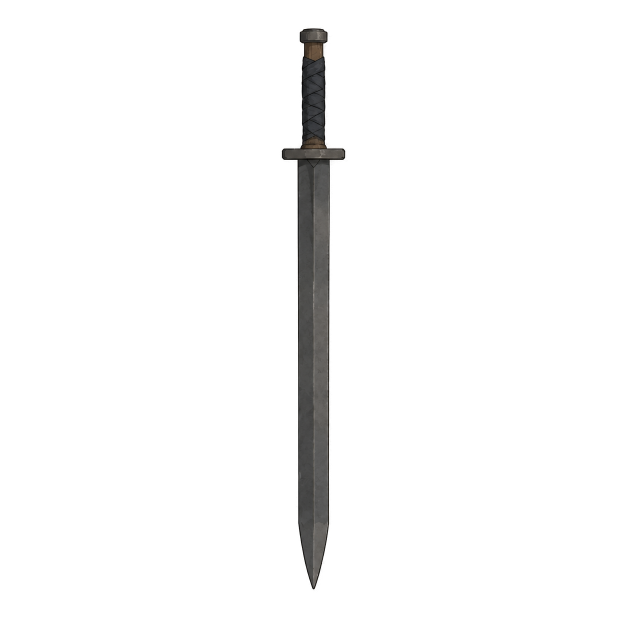
#> input picture assets/effects/player_sword.png, 1254 x 1254 px (shown at 1/2 size)
$ python -i mat_icon_plate.py   (imports and definitions only)
#> lines starting #> are read from the running program, lines starting #| are printed output that depends on the picture; after the words box and inside, x2 and y2 are one past the last pixel; in counts of white or black regions, pixels touching at a corner belong together
#> further down, picture is the input picture: PIL image 1254x1254 RGBA; mean R, G, B, A 3.3, 3.2, 3.1, 10.4
#!/usr/bin/env python
# -*- coding: utf-8 -*-
"""执烛那 13 张「带深蓝圆角底板」图标的抠图工具，两条路。

【结论】底板是手绘的、影/墨物件和底板在同一个深蓝域 —— **像素算法抠不干净**，
最后靠「图生图只换背景成洋红 → 键色收片」解决。四轮算法的失败数字留在下面，别再来一遍。

路线 A `matte()`（暖色物件可用，本次只有 `tr_zhizhu_ling.png` 走这条：83.5%→54.1%、0 漏洞）：
  1) 靠边一圈拟合二次多项式 + 径向项（牌心有辉光，纯 xy 多项式拟合不出来）；
  2) 粗轮廓内部挖空，只留实测底板像素，在 1/8 网格解 Laplace（Jacobi 松弛）重建牌面；
  3) **σ=1.2px 模糊后才比色**：纸纹被平均掉（残差 ~0.3），物件的大尺度色差留着；
  4) 阈值按本图底板带残差分位数现算；背景只从四边灌入（物件暗芯不被打穿）；
  5) alpha = 掩膜高斯羽化。**不能**把色距 ramp 也乘进 alpha —— 底板像素会拿到 ~89 的半透明，
     浅底上一铺就是一个灰方块（烛泪坠实测 alpha 加权 40.2% / 实心 13.6%）。
  已实测**不成立**的三条判据：滞后双阈值（烛泪坠 80.1% 全留）、纹理（底板局部高频 p90=36
  > 刀身暗侧中位 12.1，噪声尾部盖过笔触）、轮廓当墙（加与不加数字一模一样，暗刀身到牌面是渐变）。

路线 B `--key`（其余 12 张走这条，全部一次通过）：
  图生图只换背景 → `vibe_images/icon_<名>_key_*.png` → `key_magenta()` 键色收片。
  两个必须的做法（都是量出来的，见 docs/执烛待生成美术_提示词.md §9）：
   - **颜色从最近实心像素搬，不反解**：反解 `观测=真色×(1-k)+键色×k` 在冷银/白热边上过冲偏绿，
     照骨/投晷/缚影的羽化带 36~40% 偏绿（实心区 0.00%）；搬色后 2~13%。
   - **去紫偏**：模型会顺键色把墨迹画成紫罗兰（踏灯可见区中位 (40,21,60)，原设计蓝黑）。
     判据取「r 和 b **同时**高于 g」那部分一起减 —— 暖铜/皮肤/纯蓝墨都不满足，不受影响。

用法：
  python tools/mat_icon_plate.py                      # 路线 A 预览（装备那批）
  python tools/mat_icon_plate.py --all --write        # 路线 A 真改（先备份）
  python tools/mat_icon_plate.py --key --all          # 路线 B 预览键色重出件
  python tools/mat_icon_plate.py --key --all --write  # 路线 B 落盘
"""
import argparse
import glob
import os
import shutil

import numpy as np
from PIL import Image
from scipy import ndimage

ROOT = os.path.dirname(os.path.dirname(os.path.abspath(__file__)))
ICON = os.path.join(ROOT, "assets", "ui", "icon")

# 用户点名的「装备/材料」那批
EQUIP = [
    "equip_changye_ren.png", "equip_zhului_zhui.png", "mat_zhaoying_zhulei.png",
    "soul_zhizhu.png", "tr_zhizhu_ling.png",
]
# 同一批出图的功法图标，底板一模一样
SKILLS = [
    "skill_shadow_cut.png", "skill_shadow_reach.png", "skill_shadow_bind.png",
    "skill_shadow_step.png", "skill_shadow_dim.png", "skill_shadow_beam.png",
    "skill_shadow_split.png", "skill_shadow_longnight.png", "skill_shadow_lamp.png",
]

BLUR = 1.2          # 比色前的平滑半径：要大到吃掉纸纹，小到不糊掉物件轮廓
KEY_SPAN = 150.0    # 自动键色的软过渡跨度（欧氏距离单位），越大边缘越软
COARSE = 8          # 底板重建的粗网格倍率
JACOBI = 900        # Laplace 松弛轮数
RIM_ERODE = 4       # 圆角牌四边斜口高光带宽度（像素），按牌形硬切
FEATHER = 1.1       # 掩膜羽化半径：给 2~3px 软边，不留锯齿
CLOS = 7            # 剪影闭运算半径：深色物件的中调常被判成牌色，缺口要能自己封回去
WALL_K = 1.6        # 边缘墙阈值 = 牌面自身梯度 p99.5 × 这个倍数
HF_SIGMA = 1.6      # 高频提取：原图减去这个半径的高斯，只留笔触/颗粒这一层
HF_BOX = 7          # 局部高频能量的统计窗口
TEX_K = 1.4         # 纹理阈值 = 底板带局部高频 p97 × 这个倍数


def _poly_basis(gx, gy, w, h, cx, cy):
    """二次渐层 + 到牌心的径向项：牌面中心有一圈辉光（vignette），只用 xy 多项式拟合不出来。"""
    nx = gx / (w - 1.0)
    ny = gy / (h - 1.0)
    r = np.sqrt((gx - cx) ** 2 + (gy - cy) ** 2) / (0.5 * (w + h))
    return np.stack([np.ones_like(nx), nx, ny, nx * nx, ny * ny, nx * ny,
                     r, r * r, r * r * r], axis=2)


def _border_band(opaque):
    """实心外接框的最外一圈 —— 确定只有底板，没有物件。"""
    ys, xs = np.where(opaque)
    cx = (xs.min() + xs.max()) * 0.5
    cy = (ys.min() + ys.max()) * 0.5
    d = np.maximum(np.abs(xs - cx), np.abs(ys - cy))
    band = np.zeros(opaque.shape, bool)
    band[ys[d >= np.quantile(d, 0.82)], xs[d >= np.quantile(d, 0.82)]] = True
    return band


def _plate_poly(a_s, band):
    """在平滑图上迭代拟合底板渐层（剔除被物件污染的样本）。"""
    h, w = a_s.shape[:2]
    gy, gx = np.mgrid[0:h, 0:w]
    ys, xs = np.where(band)
    cx = (xs.min() + xs.max()) * 0.5
    cy = (ys.min() + ys.max()) * 0.5
    f_all = _poly_basis(gx, gy, w, h, cx, cy)
    sel = np.ones(len(xs), bool)
    rgb = a_s[ys, xs, :3].astype(np.float64)
    coef = None
    for _ in range(4):
        coef, *_ = np.linalg.lstsq(f_all[ys[sel], xs[sel]], rgb[sel], rcond=None)
        res = np.sqrt(((rgb - f_all[ys, xs] @ coef) ** 2).sum(1))
        sel = res <= np.quantile(res, 0.70)
    return np.einsum("ijk,kl->ijl", f_all, coef)


def _harmonic_fill(vals, known, coarse=COARSE, iters=JACOBI):
    """用 known 处的实测值在 1/coarse 网格上解 Laplace，把 unknown 补成平滑渐层。"""
    h, w = vals.shape[:2]
    ch, cw = (h + coarse - 1) // coarse, (w + coarse - 1) // coarse
    out = np.zeros((ch, cw, 3), np.float64)
    km = known.reshape(ch, coarse, cw, coarse)
    for c in range(3):
        v = vals[..., c].astype(np.float64)
        pm = km.mean(axis=(1, 3))
        num = (v * known).reshape(ch, coarse, cw, coarse).sum(axis=(1, 3))
        avg = num / np.maximum(pm * coarse * coarse, 1e-9)
        valid = pm > 0.30
        g = np.where(valid, avg, 0.0)
        for _ in range(iters):
            p = np.pad(g, 1, mode="edge")
            nb = (p[:-2, 1:-1] + p[2:, 1:-1] + p[1:-1, :-2] + p[1:-1, 2:]) * 0.25
            g = np.where(valid, avg, nb)
        out[..., c] = g
    big = np.stack([ndimage.zoom(out[..., c], (coarse, coarse), order=1, mode="nearest")
                    for c in range(3)], axis=2)
    return big[:h, :w]


# [7 lines left out: function _flood_from_border, not called in this run]


# 逐张阈值倍数：底板噪声/辉光每张不同，统一倍数会在某几张上留牌雾或啃掉物件。
# 数值由 --lo 扫描 + 实心/alpha 加权占比与肉眼对照共同定的，见 docs/执烛待生成美术_提示词.md §9。
KLO = {}


# [4 lines left out: function _klo, not called in this run]


def _disk(r):
    y, x = np.ogrid[-r:r + 1, -r:r + 1]
    return (x * x + y * y) <= r * r


def matte(img, k_lo=1.0, clos=CLOS):
#> called with k_lo = 1, clos = 7
    a = np.asarray(img.convert("RGBA"), dtype=np.uint8)
    h, w = a.shape[:2]
#> h = 1254; w = 1254
    alpha = a[..., 3]
    opaque = alpha > 200
#> opaque: shape (1254, 1254) bool; 4% white; 1 white region, box (x1, y1, x2, y2) and area: (564, 57, 690, 1178) 63033
    if opaque.sum() < 400:
        return a.copy(), 0.0, 0.0, 0.0
    a_s = ndimage.gaussian_filter(a[..., :3].astype(np.float64), (BLUR, BLUR, 0))
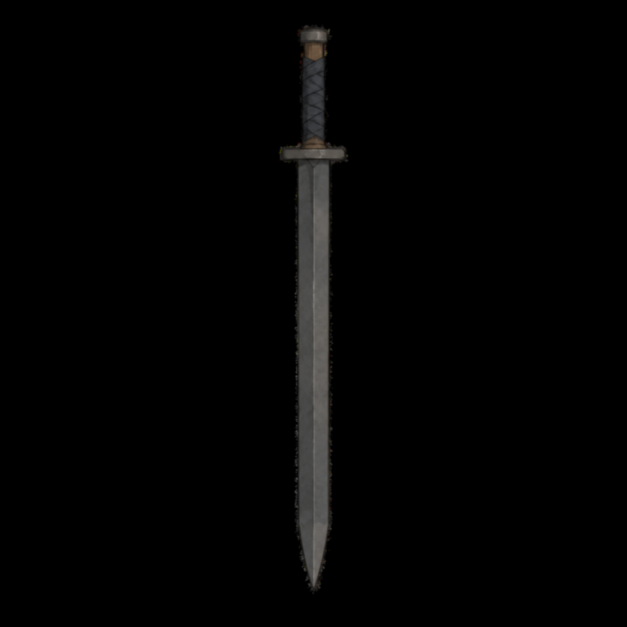
#> a_s: shape (1254, 1254, 3) float64 (shown at 1/2 size); mean R, G, B 3.3, 3.2, 3.1

    band = _border_band(opaque)
#> in _border_band, `cx = (xs.min() + xs.max()) * 0.5`: cx = 626.5
#> in _border_band, `cy = (ys.min() + ys.max()) * 0.5`: cy = 617
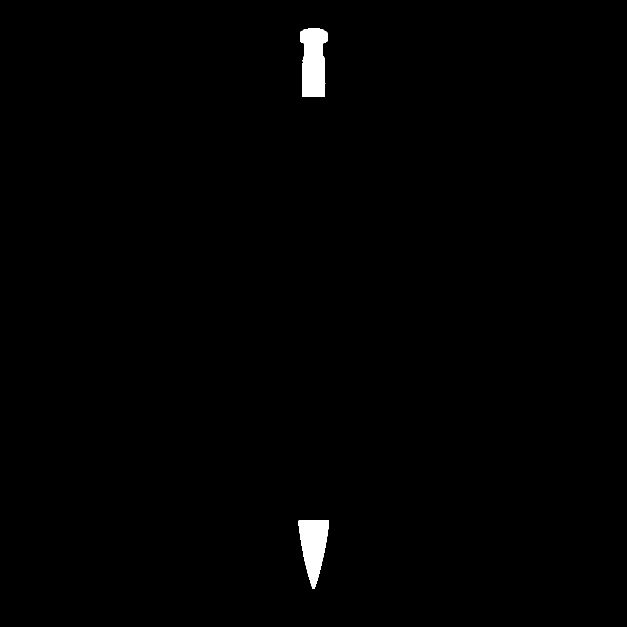
#> band: shape (1254, 1254) bool (shown at 1/2 size); 0.72% white; 2 white regions, box (x1, y1, x2, y2) and area: (600, 57, 655, 194) 6156, (597, 1041, 658, 1178) 5240
    rough = _plate_poly(a_s, band)
#> in _plate_poly, `ys, xs = np.where(band)`: ys = 11396 values from 57 to 1177; xs = 11396 values, max 657 at index 6216, min 597 at index 6156, mean 626.7
#> in _plate_poly, `cx = (xs.min() + xs.max()) * 0.5`: cx = 627
#> in _plate_poly, `cy = (ys.min() + ys.max()) * 0.5`: cy = 617
#> in _poly_basis, `nx = gx / (w - 1.0)`:
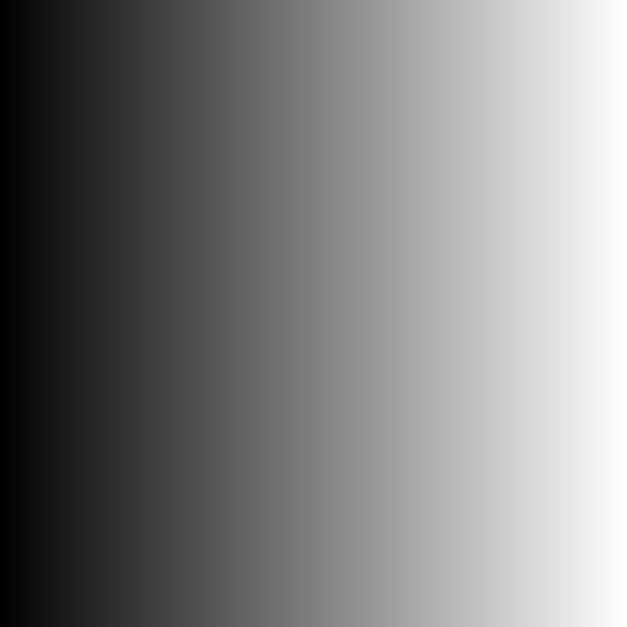
#> nx: shape (1254, 1254) float64 (shown at 1/2 size); min 0, max 1, mean 0.5
#> in _poly_basis, `ny = gy / (h - 1.0)`:
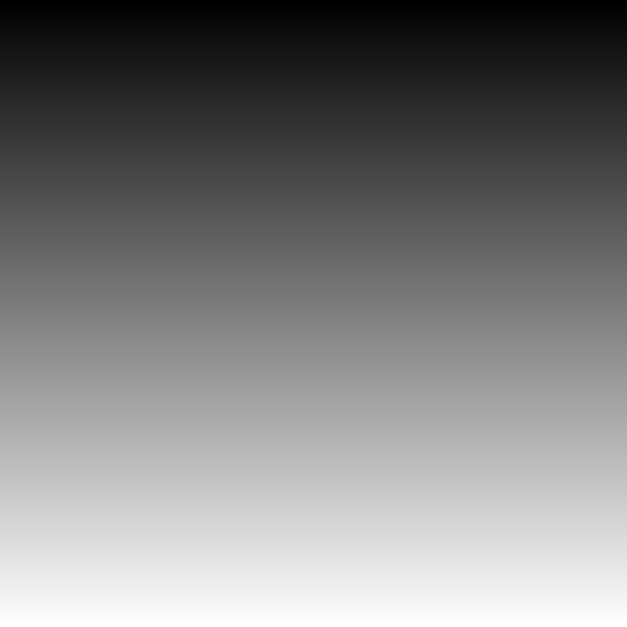
#> ny: shape (1254, 1254) float64 (shown at 1/2 size); min 0, max 1, mean 0.5
#> in _poly_basis, `r = np.sqrt((gx - cx) ** 2 + (gy - cy) ** 2) / (0.5 * (w + h))`:
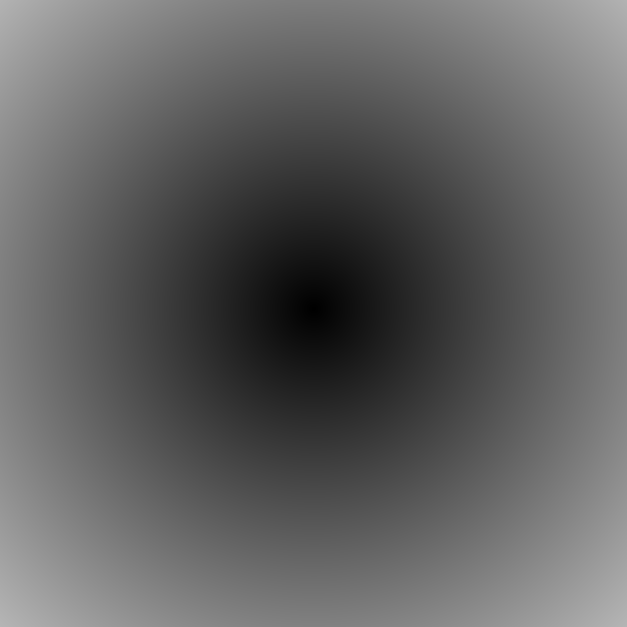
#> r: shape (1254, 1254) float64 (shown at 1/2 size); min 0, max 0.712, mean 0.383

    def dist(m):
        return np.sqrt(((a_s - m) ** 2).sum(axis=2)) / (17.32 * np.sqrt(BLUR * 2 + 1))
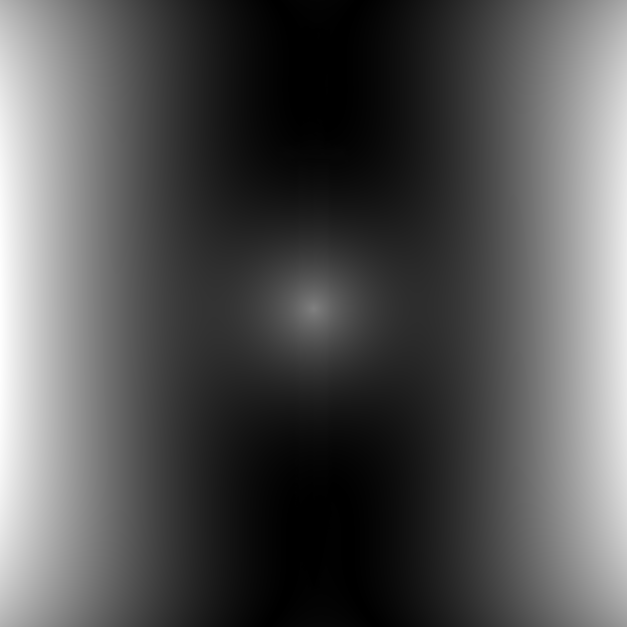
#> returned value: shape (1254, 1254) float64 (shown at 1/2 size); min 0.00873, max 660.6, mean 218; drawn with min black and max white

    # --- 1) 粗轮廓 → 底板重建
    d0 = dist(rough)
    thr = np.quantile(d0[band], 0.90) * 1.6
#> thr = 2.62
    obj = (d0 > thr) & opaque
#> obj: shape (1254, 1254) bool; 3% white; 10 white regions (6 under 20 px), largest, box (x1, y1, x2, y2) and area: (564, 238, 690, 1008) 46297, (614, 1124, 644, 1178) 171, (635, 65, 639, 78) 39, (646, 1091, 651, 1115) 25
    obj = ndimage.binary_closing(obj, np.ones((3, 3), bool), iterations=2)
#> obj: shape (1254, 1254) bool; 3% white; 9 white regions (5 under 20 px), largest, box (x1, y1, x2, y2) and area: (564, 238, 690, 1008) 46838, (614, 1124, 644, 1178) 179, (635, 65, 639, 78) 39, (646, 1091, 651, 1115) 25
    obj = ndimage.binary_fill_holes(obj)
    obj = ndimage.binary_dilation(obj, np.ones((3, 3), bool))
#> obj: shape (1254, 1254) bool; 3.1% white; 6 white regions (1 under 20 px), largest, box (x1, y1, x2, y2) and area: (563, 237, 691, 1009) 48706, (613, 1117, 647, 1179) 428, (645, 1067, 656, 1116) 161, (634, 64, 640, 79) 79, (615, 233, 620, 238) 24
    known = opaque & ~obj
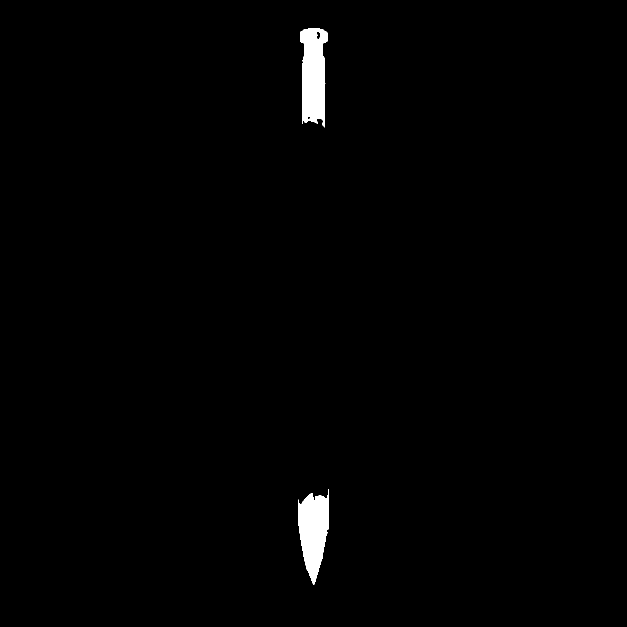
#> known: shape (1254, 1254) bool (shown at 1/2 size); 1% white; 2 white regions, box (x1, y1, x2, y2) and area: (600, 57, 655, 255) 8280, (597, 978, 658, 1169) 7662

    # --- 2) 精键：色距 + **纹理**双判据，背景从画面四边灌入（flood fill）。
    #        纹理才是这批图的正确判据：实测底板是一张**无颗粒**的平滑渐层
    #        （7×7 局部高频能量中位 1.2），手绘物件带笔触（刀身暗侧 12.1、刀脊亮线 82.6、
    #        铜护手 59.9）—— 差 10~50 倍。只按色距判，「中调等于牌色」的暗刀身/石面会被从中间啃穿。
    plate = _harmonic_fill(a_s, known)
    d1 = dist(plate)
    base = np.quantile(d1[known], 0.95)
    t_lo = base * k_lo
    rgb0 = a[..., :3].astype(np.float64)
    hf = rgb0 - ndimage.gaussian_filter(rgb0, (HF_SIGMA, HF_SIGMA, 0))
    loc = ndimage.uniform_filter((hf ** 2).sum(axis=2), HF_BOX)
    e_thr = max(np.quantile(loc[band], 0.97) * TEX_K, 4.0)
    notplate = (d1 >= t_lo) | (loc >= e_thr)
    # 边缘当墙：泛洪不许穿过物件自己的轮廓线
    gy, gx = np.gradient(a_s, axis=0), np.gradient(a_s, axis=1)
    grad = np.sqrt(np.max(gx * gx + gy * gy, axis=2))
    w_thr = np.quantile(grad[band], 0.995) * WALL_K
    walls = ndimage.binary_dilation(grad > w_thr, _disk(1))
    bg = _flood_from_border((~notplate | (alpha <= 200)) & ~walls)
    keep = ndimage.binary_closing(~bg, _disk(clos))
    keep = ndimage.binary_fill_holes(keep)
    keep = ndimage.binary_opening(keep, _disk(2))
    lab, n = ndimage.label(keep)
    if n > 1:
        sizes = np.bincount(lab.ravel())
        biggest = int(sizes[1:].argmax()) + 1
        floor = max(60, sizes[biggest] * 0.03)
        ids = [i for i in range(1, n + 1) if sizes[i] >= floor or i == biggest]
        keep = np.isin(lab, ids)
    # 圆角牌四边有一圈斜口高光，紧贴实心外缘 —— 那是牌不是物件
    edge_band = ~ndimage.binary_erosion(opaque, ndimage.generate_binary_structure(2, 2),
                                        iterations=RIM_ERODE)
    keep &= ~edge_band

    # --- 3) alpha = 掩膜本身的高斯羽化。
    #        早先把色距 ramp 也乘进 alpha，底板像素拿到 ~89 的半透明，浅底上一铺就是一个灰方块。
    soft = ndimage.gaussian_filter(keep.astype(np.float64), FEATHER)
    new_a = np.clip(np.round((soft - 0.16) / 0.76 * 255.0), 0, 255)
    new_a[~opaque] = np.minimum(new_a[~opaque], alpha[~opaque])

    # --- 4) 去蓝溢：只动羽化带（0<alpha<255，牌色透出来的那一圈）。
    #        按「离实心底边 ≤3px」判会连细笔触一起脱溢 —— 蓝火苗整条都 ≤3px，脱完变绿。
    out = a.astype(np.float64).copy()
    r, g, b = out[..., 0], out[..., 1], out[..., 2]
    blend = (new_a > 0) & (new_a < 250)
    spill = np.clip(b - np.maximum(r, g) - 10.0, 0.0, 70.0) * blend
    out[..., 0] = np.clip(r + spill * 0.30, 0, 255)
    out[..., 1] = np.clip(g + spill * 0.30, 0, 255)
    out[..., 2] = np.clip(b - spill, 0, 255)
    out[..., 3] = np.minimum(alpha, new_a)
    u8 = out.astype(np.uint8)
    cov = float((u8[..., 3] > 200).mean()) * 100.0
    hole = float(100.0 * (ndimage.binary_fill_holes(u8[..., 3] > 200) & (u8[..., 3] <= 200)).mean())
    return u8, cov, float(base), hole


VIBE = os.path.join(ROOT, "vibe_images")


# [222 lines left out: functions detect_key, key_auto, _finish_key, key_magenta, key_to_icon, run_key and 2 more, not called in this run]


# [2 lines not run here, left out]

>>> from PIL import Image
>>> picture = Image.open('../assets/effects/player_sword.png')
#> (the run stopped early here; a loop or call above may not have finished)
